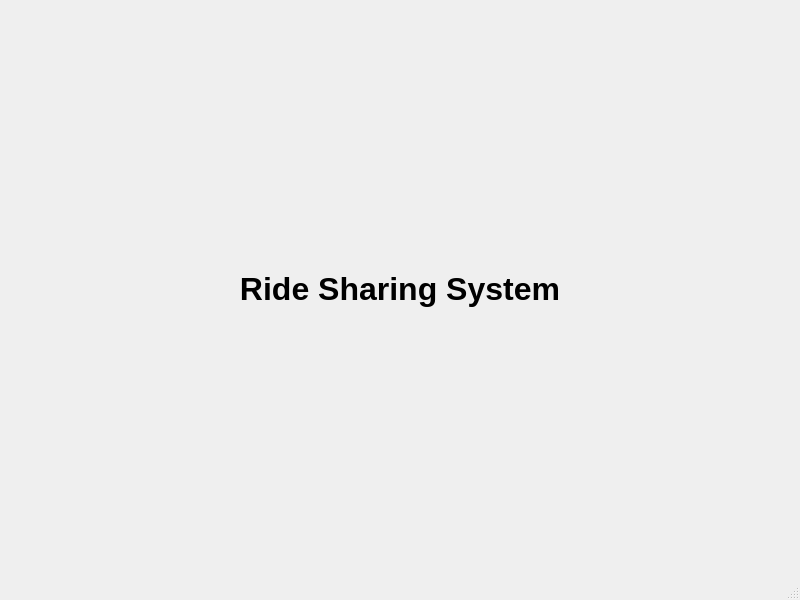
<?xml version="1.0" encoding="UTF-8"?>
<ui version="4.0">
 <class>MainWindow</class>
 <widget class="QMainWindow" name="MainWindow">
  <property name="geometry">
   <rect>
    <x>0</x>
    <y>0</y>
    <width>800</width>
    <height>600</height>
   </rect>
  </property>
  <property name="windowTitle">
   <string>Ride Sharing System</string>
  </property>
  <widget class="QWidget" name="centralwidget">
   <layout class="QVBoxLayout" name="verticalLayout">
    <item>
     <widget class="QLabel" name="labelTitle">
      <property name="text">
       <string>Ride Sharing System</string>
      </property>
      <property name="alignment">
       <set>Qt::AlignCenter</set>
      </property>
      <property name="font">
       <font>
        <pointsize>24</pointsize>
        <bold>true</bold>
       </font>
      </property>
     </widget>
    </item>
   </layout>
  </widget>
  <widget class="QMenuBar" name="menubar">
   <property name="geometry">
    <rect>
     <x>0</x>
     <y>0</y>
     <width>800</width>
     <height>26</height>
    </rect>
   </property>
  </widget>
  <widget class="QStatusBar" name="statusbar"/>
 </widget>
 <resources/>
 <connections/>
</ui>
